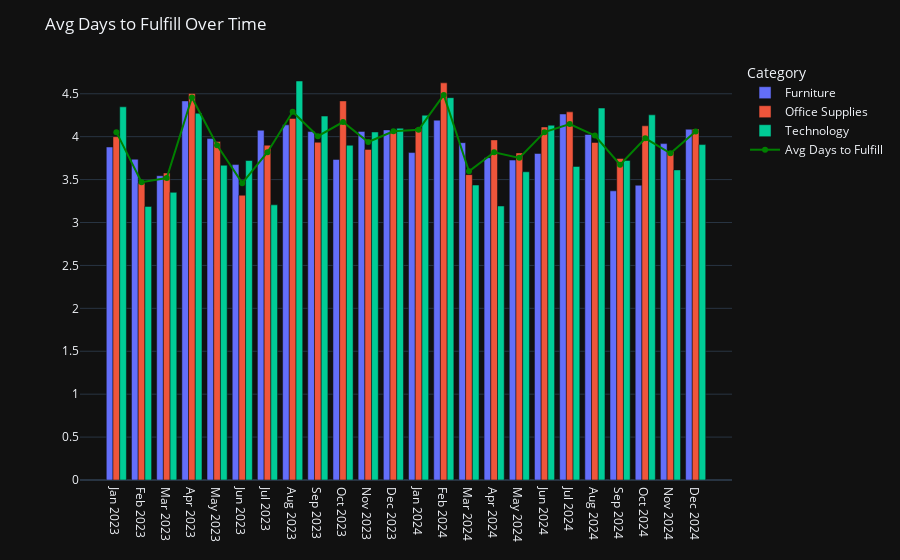

Here is the notebook cell this chart was saved with:
### Code cell
fulfillment_over_time_bycategory = df_to_chart.groupby(['Order Month Year', 'Order Month', 'Order Year', 'Category'], as_index=False)['Days to Fulfill'].mean()
# sales_over_time_bycategory = df_to_chart.groupby(['Order Month Year', 'Order Month', 'Order Year', 'Category'])['Sales'].sum().reset_index()
cats = ['Jan', 'Feb', 'Mar', 'Apr','May', 'Jun', 'Jul', 'Aug', 'Sep', 'Oct', 'Nov', 'Dec']
fulfillment_over_time_bycategory['Order Month'] = pd.Categorical(fulfillment_over_time_bycategory['Order Month'], categories=cats, ordered=True)
# fig = px.bar(sales_over_time, x='Order Month Year', y='Sales', title="Sales Over Time")
fulfillment_over_time_bycategory = fulfillment_over_time_bycategory.sort_values(by=['Order Year', 'Order Month'])
fulfillment_over_time = df_to_chart.groupby(['Order Month Year', 'Order Month', 'Order Year'])['Days to Fulfill'].mean().reset_index()
fulfillment_over_time['Order Month'] = pd.Categorical(fulfillment_over_time['Order Month'], categories=cats, ordered=True)
fulfillment_over_time = fulfillment_over_time.sort_values(by=['Order Year', 'Order Month'])

fig = px.bar(fulfillment_over_time_bycategory, x='Order Month Year', y='Days to Fulfill', color='Category', barmode='group')
fig.add_scatter(
    x=fulfillment_over_time['Order Month Year'],
    y=fulfillment_over_time['Days to Fulfill'],
    mode='lines+markers',
    name='Avg Days to Fulfill',
    line=dict(color='green', width=2)
)
fig.update_layout(
    title='Avg Days to Fulfill Over Time',
    xaxis_title=None,
    yaxis_title=None
)

fig.show()

### Figure 1 — Plotly figure (JSON) as saved in the notebook; plotly's stock layout.template omitted (floating-point values rounded to 4 significant figures)
{"data": [{"alignmentgroup": "True", "hovertemplate": "Category=Furniture<br>Order Month Year=%{x}<br>Days to Fulfill=%{y}<extra></extra>", "legendgroup": "Furniture", "marker": {"color": "#636efa", "pattern": {"shape": ""}}, "name": "Furniture", "offsetgroup": "Furniture", "orientation": "v", "showlegend": true, "textposition": "auto", "x": ["Jan 2023", "Feb 2023", "Mar 2023", "Apr 2023", "May 2023", "Jun 2023", "Jul 2023", "Aug 2023", "Sep 2023", "Oct 2023", "Nov 2023", "Dec 2023", "Jan 2024", "Feb 2024", "Mar 2024", "Apr 2024", "May 2024", "Jun 2024", "Jul 2024", "Aug 2024", "Sep 2024", "Oct 2024", "Nov 2024", "Dec 2024"], "xaxis": "x", "y": [3.88, 3.737, 3.545, 4.417, 3.978, 3.675, 4.075, 4.138, 4.06, 3.735, 4.062, 4.079, 3.815, 4.192, 3.93, 3.756, 3.727, 3.804, 4.264, 4.026, 3.369, 3.434, 3.919, 4.087], "yaxis": "y", "type": "bar"}, {"alignmentgroup": "True", "hovertemplate": "Category=Office Supplies<br>Order Month Year=%{x}<br>Days to Fulfill=%{y}<extra></extra>", "legendgroup": "Office Supplies", "marker": {"color": "#EF553B", "pattern": {"shape": ""}}, "name": "Office Supplies", "offsetgroup": "Office Supplies", "orientation": "v", "showlegend": true, "textposition": "auto", "x": ["Jan 2023", "Feb 2023", "Mar 2023", "Apr 2023", "May 2023", "Jun 2023", "Jul 2023", "Aug 2023", "Sep 2023", "Oct 2023", "Nov 2023", "Dec 2023", "Jan 2024", "Feb 2024", "Mar 2024", "Apr 2024", "May 2024", "Jun 2024", "Jul 2024", "Aug 2024", "Sep 2024", "Oct 2024", "Nov 2024", "Dec 2024"], "xaxis": "x", "y": [4.0, 3.458, 3.576, 4.504, 3.944, 3.318, 3.901, 4.212, 3.935, 4.417, 3.852, 4.046, 4.098, 4.627, 3.558, 3.962, 3.811, 4.113, 4.289, 3.932, 3.746, 4.126, 3.832, 4.089], "yaxis": "y", "type": "bar"}, {"alignmentgroup": "True", "hovertemplate": "Category=Technology<br>Order Month Year=%{x}<br>Days to Fulfill=%{y}<extra></extra>", "legendgroup": "Technology", "marker": {"color": "#00cc96", "pattern": {"shape": ""}}, "name": "Technology", "offsetgroup": "Technology", "orientation": "v", "showlegend": true, "textposition": "auto", "x": ["Jan 2023", "Feb 2023", "Mar 2023", "Apr 2023", "May 2023", "Jun 2023", "Jul 2023", "Aug 2023", "Sep 2023", "Oct 2023", "Nov 2023", "Dec 2023", "Jan 2024", "Feb 2024", "Mar 2024", "Apr 2024", "May 2024", "Jun 2024", "Jul 2024", "Aug 2024", "Sep 2024", "Oct 2024", "Nov 2024", "Dec 2024"], "xaxis": "x", "y": [4.348, 3.188, 3.351, 4.273, 3.667, 3.722, 3.206, 4.649, 4.24, 3.9, 4.055, 4.098, 4.25, 4.455, 3.436, 3.192, 3.591, 4.133, 3.653, 4.333, 3.723, 4.254, 3.613, 3.908], "yaxis": "y", "type": "bar"}, {"line": {"color": "green", "width": 2}, "mode": "lines+markers", "name": "Avg Days to Fulfill", "x": ["Jan 2023", "Feb 2023", "Mar 2023", "Apr 2023", "May 2023", "Jun 2023", "Jul 2023", "Aug 2023", "Sep 2023", "Oct 2023", "Nov 2023", "Dec 2023", "Jan 2024", "Feb 2024", "Mar 2024", "Apr 2024", "May 2024", "Jun 2024", "Jul 2024", "Aug 2024", "Sep 2024", "Oct 2024", "Nov 2024", "Dec 2024"], "y": [4.053, 3.47, 3.518, 4.456, 3.9, 3.459, 3.82, 4.291, 4.005, 4.171, 3.938, 4.063, 4.081, 4.486, 3.596, 3.819, 3.753, 4.053, 4.148, 4.013, 3.673, 3.981, 3.807, 4.06], "type": "scatter"}], "layout": {"xaxis": {"anchor": "y", "domain": [0.0, 1.0], "title": {}}, "yaxis": {"anchor": "x", "domain": [0.0, 1.0], "title": {}}, "legend": {"title": {"text": "Category"}, "tracegroupgap": 0}, "margin": {"t": 60}, "barmode": "group", "title": {"text": "Avg Days to Fulfill Over Time"}}}
